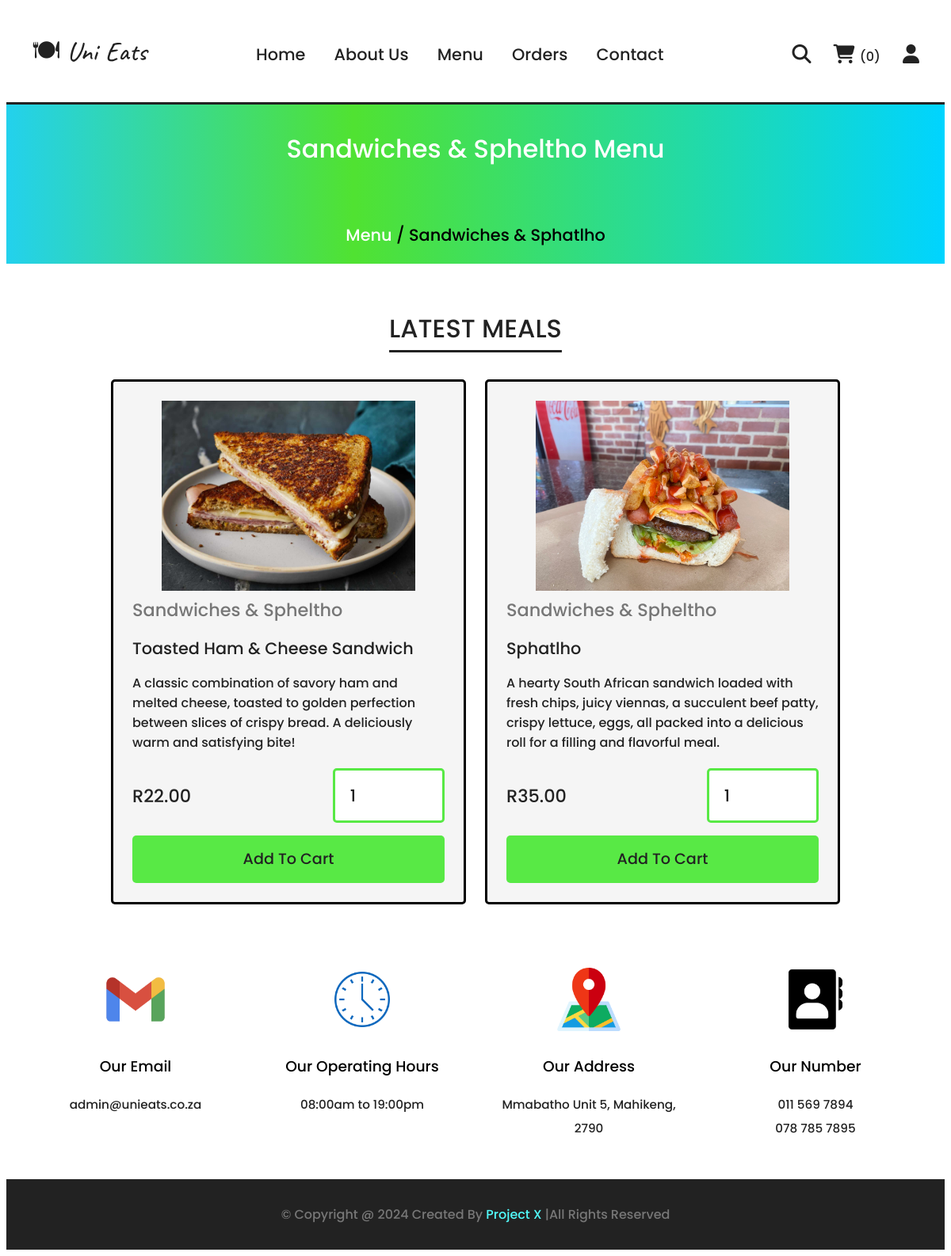
Screenshot of /SandwichesMenu.php with the database file from the repository.
### tables this page shows
CREATE TABLE `menu` (
  `Item_id` int(11) NOT NULL,
  `Category` varchar(50) NOT NULL,
  `Item_Name` varchar(50) NOT NULL,
  `Item_Price` double NOT NULL,
  `Item_Description` varchar(250) NOT NULL,
  `Item_Availability` int(100) DEFAULT NULL,
  `Item_Image` varchar(100) DEFAULT NULL
);

### SandwichesMenu.php (the view, shortened to what this page needs)
<!DOCTYPE html>
<html lang="en">
<head>
  <link rel="stylesheet" href="SystemDesign.css">
  <link rel="stylesheet" href="https://cdnjs.cloudflare.com/ajax/libs/font-awesome/6.5.2/css/all.min.css">
  <link rel="stylesheet" href="https://cdn.jsdelivr.net/npm/swiper@11/swiper-bundle.min.css"/>
</head>
<body>
<?php include 'elements/user_header.php'; ?>
<div class="heading">
  <h3>Sandwiches & Spheltho menu</h3>
  <p><a href="menu.php">menu</a><span> / sandwiches & sphatlho</span></p>
</div>
  <section class="products">
  <h1 class="title">Latest Meals</h1>
  <div class="box-container">
    <?php
      $category = 'Sandwiches & Spheltho';
      $select_products = $conn->prepare("SELECT * FROM menu WHERE Category = ? LIMIT 6");
      $select_products->bind_param("s", $category);
      $select_products->execute();
      $result = $select_products->get_result();
      if($result->num_rows > 0){
        while($fetch_products = $result->fetch_assoc()){
    ?>
    <form action="" method="post" class="box">
      <img src="uploaded_img/<?= $fetch_products['Item_Image']; ?>" alt="<?= $fetch_products['Item_Name']; ?>">
      <a href="menu.php?Category=<?= $fetch_products['Category']; ?>" class="cat"><?= $fetch_products['Category']; ?></a>
      <div class="name"><?= $fetch_products['Item_Name']; ?></div>
      <div class="description"><?= $fetch_products['Item_Description']; ?></div>
      <div class="flex">
         <div class="price" id="price-<?= $fetch_products['Item_id']; ?>" data-price="<?= $fetch_products['Item_Price']; ?>">
           <span>R</span><?= $fetch_products['Item_Price'] ?>.00
         </div>
         <input type="number" name="qty" class="qty" min="1" max="99" value="1" oninput="updatePrice(<?= $fetch_products['Item_id']; ?>, this.value)">
       </div>
      <div class="add-cartbtn">
        <button type="submit" name="add_to_cart" class="btn">Add To Cart</button>
      </div>
    </form>
    <?php
        }
      } else {
        echo '<p class="empty">No products added yet!</p>';
      }
    ?>
  </div>
</section>
<?php include 'elements/footer.php'; ?>
</body>
</html>

### SystemDesign.css (style rules this page uses)
:root { --yellow: rgb(88, 233, 69); --red:#e74c3c; --white: #fff; --black: #222; --light-color:#777; --border:.2rem solid var(--black); }
* { font-family: "Poppins", sans-serif; font-weight: 500; font-style: normal; box-sizing: border-box; outline: none; border: none; text-decoration: none; }
html { font: 62.5%; overflow-x: hidden; scroll-behavior: smooth; stop-color: 7rem; }
section { margin: 0 auto; max-width: 1200px; padding: 2rem; }
.title { text-align: center; margin-bottom: 2.5rem; font-size: 2rem; color: var(--black); text-transform: uppercase; text-decoration: underline; text-underline-offset: 1rem; }
.btn, .delete-btn { margin-top: 1rem; display: inline-block; font: 1rem; padding: 0.95rem 2rem; cursor: pointer; text-transform: capitalize; transition: .2s linear; }
.btn { background-color: rgb(88, 233, 69); color: var(--black); border-radius: 5px; }
.heading { display: flex; align-items: center; justify-content: center; gap: 1rem; flex-flow:column; background: rgb(35,209,237); background: linear-gradient(90deg, rgba(35,209,237,1) 0%, rgba(56,222,21,0.8799894957983193) 37%, rgba(0,212,255,1) 100%); min-height: 10rem; }
.heading h3 { font-size: 2rem; color: var(--white); text-transform: capitalize; }
.heading p { font-size: 1.3rem; }
.heading p a { color: var(--white); text-transform: capitalize; }
.heading span { text-transform: capitalize; }
.products .box-container { display: grid; grid-template-columns: repeat(auto-fit, 28rem); justify-content: center; align-items: flex-start; gap: 1.5rem; }
.products .box-container .box { border: var(--border); background-color: #f5f5f5; border-color: var(--border); border-radius: 5px; padding: 1.5rem; position: relative; overflow: hidden ; }
.products .box-container .box img { height: 15rem; width: 100%; object-fit: contain; border-radius: 5px; }
.products .box-container .box .cat { font-size: 1.4rem; color: var(--light-color); }
.products .box-container .box .name { font-size: 1.3rem; color: var(--black); margin: 1rem 0; }
.products .box-container .box .description { height: 6.5rem; overflow: hidden; text-overflow: ellipsis; font-size: 1rem; color: var(--black); margin-bottom: 1rem; }
.products .box-container .box .description { flex-grow: 1; }
.products .box-container .box .flex { display: flex; align-items: center; gap:1rem; }
.products .box-container .box .flex .price { margin-right: auto ; font-size: 1.4rem; color: var(--black); }
.products .box-container .box .flex .price span { color: var(--black); font-size: 1.4rem; }
.products .box-container .box .flex .qty { padding: 1rem 1.2rem; border: var(--border); font-size: 1.3rem; color: var(--black); border-color: rgb(88, 233, 69); border-radius: 5px; }
.products .add-cartbtn { display: flex; align-items: center; justify-content: center; }
.products .add-cartbtn .btn { font-size: 1.2rem; width: 100%; }

### rows the page displays
menu: Item_Image (picture), Category "Sandwiches & Spheltho", Item_Name "Toasted Ham & Cheese Sandwich", Item_Description "A classic combination of savory ham and melted cheese, toasted to golden perfection between slices of crispy bread. A deliciously warm and satisfying bite!", Item_Price "22"
menu: Item_Image (picture), Category "Sandwiches & Spheltho", Item_Name "Sphatlho", Item_Description "A hearty South African sandwich loaded with fresh chips, juicy viennas, a succulent beef patty, crispy lettuce, eggs, all packed into a delicious roll for a filling and flavorful meal.", Item_Price "35"

### other values shown
$total_cart_items "0"
